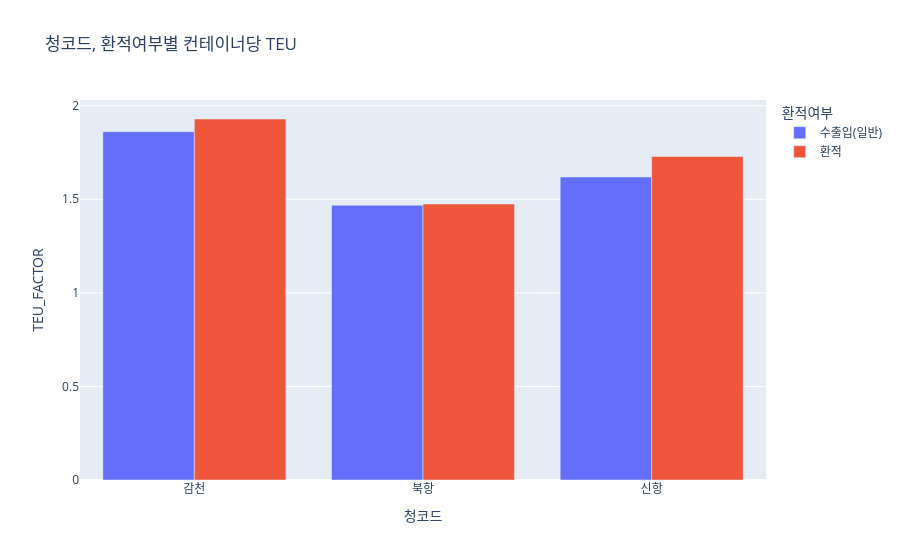

This figure's notebook cell:
### Code cell
fig = px.bar(
    grp_plot,
    x='청코드',
    y='TEU_FACTOR',
    color='환적여부',
    barmode='group',
    title='청코드, 환적여부별 컨테이너당 TEU'
)

fig.show()

### Figure 1 — Plotly figure (JSON) as saved in the notebook; plotly's stock layout.template omitted (floating-point values rounded to 4 significant figures)
{"data": [{"alignmentgroup": "True", "hovertemplate": "환적여부=수출입(일반)<br>청코드=%{x}<br>TEU_FACTOR=%{y}<extra></extra>", "legendgroup": "수출입(일반)", "marker": {"color": "#636efa", "pattern": {"shape": ""}}, "name": "수출입(일반)", "offsetgroup": "수출입(일반)", "orientation": "v", "showlegend": true, "textposition": "auto", "x": ["감천", "북항", "신항"], "xaxis": "x", "y": [1.861, 1.468, 1.619], "yaxis": "y", "type": "bar"}, {"alignmentgroup": "True", "hovertemplate": "환적여부=환적<br>청코드=%{x}<br>TEU_FACTOR=%{y}<extra></extra>", "legendgroup": "환적", "marker": {"color": "#EF553B", "pattern": {"shape": ""}}, "name": "환적", "offsetgroup": "환적", "orientation": "v", "showlegend": true, "textposition": "auto", "x": ["감천", "북항", "신항"], "xaxis": "x", "y": [1.929, 1.475, 1.729], "yaxis": "y", "type": "bar"}], "layout": {"xaxis": {"anchor": "y", "domain": [0.0, 1.0], "title": {"text": "청코드"}}, "yaxis": {"anchor": "x", "domain": [0.0, 1.0], "title": {"text": "TEU_FACTOR"}}, "legend": {"title": {"text": "환적여부"}, "tracegroupgap": 0}, "title": {"text": "청코드, 환적여부별 컨테이너당 TEU"}, "barmode": "group"}}
